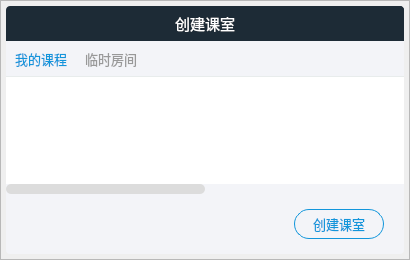
<?xml version="1.0" encoding="UTF-8"?>
<ui version="4.0">
 <class>TeacherEnterDialog</class>
 <widget class="QDialog" name="TeacherEnterDialog">
  <property name="geometry">
   <rect>
    <x>0</x>
    <y>0</y>
    <width>410</width>
    <height>260</height>
   </rect>
  </property>
  <property name="windowTitle">
   <string>Dialog</string>
  </property>
  <property name="styleSheet">
   <string notr="true"/>
  </property>
  <widget class="QFrame" name="layout">
   <property name="geometry">
    <rect>
     <x>0</x>
     <y>0</y>
     <width>410</width>
     <height>260</height>
    </rect>
   </property>
   <property name="styleSheet">
    <string notr="true">QFrame#layout {
	border-image: url(:/shadow/Resources/material/shadow/400x250_shadow.png);
	background: none;
}</string>
   </property>
   <property name="frameShape">
    <enum>QFrame::StyledPanel</enum>
   </property>
   <property name="frameShadow">
    <enum>QFrame::Raised</enum>
   </property>
   <layout class="QVBoxLayout" name="verticalLayout">
    <property name="spacing">
     <number>0</number>
    </property>
    <property name="leftMargin">
     <number>5</number>
    </property>
    <property name="topMargin">
     <number>5</number>
    </property>
    <property name="rightMargin">
     <number>5</number>
    </property>
    <property name="bottomMargin">
     <number>5</number>
    </property>
    <item>
     <widget class="QFrame" name="title_bar">
      <property name="minimumSize">
       <size>
        <width>0</width>
        <height>35</height>
       </size>
      </property>
      <property name="maximumSize">
       <size>
        <width>16777215</width>
        <height>35</height>
       </size>
      </property>
      <property name="styleSheet">
       <string notr="true">QFrame {
	border-top-left-radius: 4px;
	border-top-right-radius: 4px;
	background-color: #1D2B36;
}</string>
      </property>
      <property name="frameShape">
       <enum>QFrame::StyledPanel</enum>
      </property>
      <property name="frameShadow">
       <enum>QFrame::Raised</enum>
      </property>
      <layout class="QGridLayout" name="gridLayout_2">
       <property name="leftMargin">
        <number>0</number>
       </property>
       <property name="topMargin">
        <number>0</number>
       </property>
       <property name="rightMargin">
        <number>0</number>
       </property>
       <property name="bottomMargin">
        <number>0</number>
       </property>
       <property name="spacing">
        <number>0</number>
       </property>
       <item row="0" column="2">
        <widget class="QPushButton" name="close_btn">
         <property name="minimumSize">
          <size>
           <width>35</width>
           <height>35</height>
          </size>
         </property>
         <property name="maximumSize">
          <size>
           <width>35</width>
           <height>35</height>
          </size>
         </property>
         <property name="cursor">
          <cursorShape>PointingHandCursor</cursorShape>
         </property>
         <property name="toolTip">
          <string>关闭</string>
         </property>
         <property name="whatsThis">
          <string/>
         </property>
         <property name="styleSheet">
          <string notr="true">QPushButton {
	border: none;
	border-top-right-radius: 4px;
	background-color: #1D2B36;
}

QPushButton:hover {
	background-color: rgb(244, 84, 84);
}</string>
         </property>
         <property name="text">
          <string/>
         </property>
         <property name="icon">
          <iconset resource="../../Status.qrc">
           <normaloff>:/button/Resources/material/button/close.png</normaloff>:/button/Resources/material/button/close.png</iconset>
         </property>
         <property name="iconSize">
          <size>
           <width>12</width>
           <height>12</height>
          </size>
         </property>
        </widget>
       </item>
       <item row="0" column="1">
        <widget class="QLabel" name="title_text">
         <property name="font">
          <font>
           <family>微软雅黑</family>
           <pointsize>11</pointsize>
          </font>
         </property>
         <property name="styleSheet">
          <string notr="true">QLabel {
	background: none;
	color: #ffffff;
}</string>
         </property>
         <property name="text">
          <string>创建课室</string>
         </property>
         <property name="alignment">
          <set>Qt::AlignCenter</set>
         </property>
        </widget>
       </item>
       <item row="0" column="0">
        <spacer name="horizontalSpacer_4">
         <property name="orientation">
          <enum>Qt::Horizontal</enum>
         </property>
         <property name="sizeType">
          <enum>QSizePolicy::Fixed</enum>
         </property>
         <property name="sizeHint" stdset="0">
          <size>
           <width>35</width>
           <height>20</height>
          </size>
         </property>
        </spacer>
       </item>
      </layout>
     </widget>
    </item>
    <item>
     <widget class="QFrame" name="main_area">
      <property name="styleSheet">
       <string notr="true">QFrame {
	border-bottom-left-radius: 4px;
	border-bottom-right-radius: 4px;
	background-color: #F3F4F8;
}

</string>
      </property>
      <property name="frameShape">
       <enum>QFrame::StyledPanel</enum>
      </property>
      <property name="frameShadow">
       <enum>QFrame::Raised</enum>
      </property>
      <layout class="QGridLayout" name="gridLayout">
       <property name="leftMargin">
        <number>0</number>
       </property>
       <property name="topMargin">
        <number>0</number>
       </property>
       <property name="rightMargin">
        <number>0</number>
       </property>
       <property name="bottomMargin">
        <number>0</number>
       </property>
       <property name="spacing">
        <number>0</number>
       </property>
       <item row="1" column="0" colspan="4">
        <spacer name="verticalSpacer_2">
         <property name="orientation">
          <enum>Qt::Vertical</enum>
         </property>
         <property name="sizeType">
          <enum>QSizePolicy::Fixed</enum>
         </property>
         <property name="sizeHint" stdset="0">
          <size>
           <width>20</width>
           <height>15</height>
          </size>
         </property>
        </spacer>
       </item>
       <item row="2" column="3">
        <spacer name="horizontalSpacer_3">
         <property name="orientation">
          <enum>Qt::Horizontal</enum>
         </property>
         <property name="sizeType">
          <enum>QSizePolicy::Fixed</enum>
         </property>
         <property name="sizeHint" stdset="0">
          <size>
           <width>20</width>
           <height>20</height>
          </size>
         </property>
        </spacer>
       </item>
       <item row="3" column="0" colspan="4">
        <spacer name="verticalSpacer">
         <property name="orientation">
          <enum>Qt::Vertical</enum>
         </property>
         <property name="sizeType">
          <enum>QSizePolicy::Fixed</enum>
         </property>
         <property name="sizeHint" stdset="0">
          <size>
           <width>20</width>
           <height>15</height>
          </size>
         </property>
        </spacer>
       </item>
       <item row="2" column="1">
        <spacer name="horizontalSpacer">
         <property name="orientation">
          <enum>Qt::Horizontal</enum>
         </property>
         <property name="sizeHint" stdset="0">
          <size>
           <width>40</width>
           <height>20</height>
          </size>
         </property>
        </spacer>
       </item>
       <item row="2" column="2">
        <widget class="QPushButton" name="confirm_btn">
         <property name="minimumSize">
          <size>
           <width>90</width>
           <height>30</height>
          </size>
         </property>
         <property name="maximumSize">
          <size>
           <width>90</width>
           <height>30</height>
          </size>
         </property>
         <property name="font">
          <font>
           <family>微软雅黑</family>
           <pointsize>10</pointsize>
          </font>
         </property>
         <property name="cursor">
          <cursorShape>PointingHandCursor</cursorShape>
         </property>
         <property name="styleSheet">
          <string notr="true">QPushButton {
	border-radius: 15px;
	border: 1px solid #1296db;
	color: #1296db;
	background: none;
}

QPushButton:hover {
	background-color: #E6E6E6;
}</string>
         </property>
         <property name="text">
          <string>创建课室</string>
         </property>
        </widget>
       </item>
       <item row="0" column="0" colspan="4">
        <widget class="QTabWidget" name="tabWidget">
         <property name="maximumSize">
          <size>
           <width>16777215</width>
           <height>16777215</height>
          </size>
         </property>
         <property name="font">
          <font>
           <family>微软雅黑</family>
           <pointsize>10</pointsize>
          </font>
         </property>
         <property name="styleSheet">
          <string notr="true">QTabBar::tab {
	padding-top: 0px;
	color: #999999;
	border: none;
	height: 35px;
	width: 70px;
}

QTabBar::tab:hover {
	background-color: #E6E6E6;
}

QTabBar::tab:selected {
	color: #1296db;
}

QTabWidget#tabWidget::pane {
	border-top: 1px solid #E8ECEC;
}

QTabWidget#tabWidget::tab-bar {
	alignment:left;
}</string>
         </property>
         <property name="currentIndex">
          <number>0</number>
         </property>
         <widget class="QWidget" name="mine_courses_tab">
          <property name="styleSheet">
           <string notr="true">/*整体*/
QScrollBar:vertical {
    border: none;
    background-color: #F3F4F8;
    width: 10px;
}

QScrollBar:vertical:hover {
    border: none;
    background-color: rgb(220, 220, 220);
    width: 10px;
}

QScrollBar:horizontal {
    border: none;
    background-color: #F3F4F8;
    height: 10px;
}

QScrollBar:horizontal:hover {
    border: none;
    background-color: rgb(220, 220, 220);
    height: 10px;
}

/*--------------------垂直---------------------*/

/*滚动条*/
QScrollBar::handle:vertical {
	border-radius: 5px;
    background: rgb(220, 220, 220);
    min-height: 20px;
}

/*滚动条：悬浮*/
QScrollBar::handle:vertical:hover {
	border-radius: 5px;
    background: rgb(200, 200, 200);
    min-height: 20px;
}

/*下箭头*/
QScrollBar::add-line:vertical {
    height: 0;
    subcontrol-position: bottom;
    subcontrol-origin: margin;
}

/*上箭头*/
QScrollBar::sub-line:vertical {
    height: 0px;
    subcontrol-position: top;
    subcontrol-origin: margin;
}

/*--------------------水平---------------------*/

/*滚动条*/
QScrollBar::handle:horizontal {
	border-radius: 5px;
    background: rgb(220, 220, 220);
    min-width: 20px;
}

/*滚动条：悬浮*/
QScrollBar::handle:horizontal:hover {
	border-radius: 5px;
    background: rgb(200, 200, 200);
    min-width: 20px;
}

/*下箭头*/
QScrollBar::add-line:horizontal {
    width: 0px;
    subcontrol-position: bottom;
    subcontrol-origin: margin;
}

/*上箭头*/
QScrollBar::sub-line:horizontal {
    width: 0px;
    subcontrol-position: top;
    subcontrol-origin: margin;
}</string>
          </property>
          <attribute name="title">
           <string>我的课程</string>
          </attribute>
          <layout class="QGridLayout" name="gridLayout_3">
           <property name="leftMargin">
            <number>0</number>
           </property>
           <property name="topMargin">
            <number>0</number>
           </property>
           <property name="rightMargin">
            <number>0</number>
           </property>
           <property name="bottomMargin">
            <number>0</number>
           </property>
           <property name="spacing">
            <number>0</number>
           </property>
           <item row="0" column="0">
            <widget class="QTableWidget" name="courses_table">
             <property name="font">
              <font>
               <pointsize>10</pointsize>
              </font>
             </property>
             <property name="styleSheet">
              <string notr="true">QTableWidget {
	border: none;
	color: #666666;
	background-color: rgb(255, 255, 255);
	alternate-background-color: rgb(235, 235, 235);
}</string>
             </property>
             <property name="verticalScrollBarPolicy">
              <enum>Qt::ScrollBarAsNeeded</enum>
             </property>
             <property name="editTriggers">
              <set>QAbstractItemView::NoEditTriggers</set>
             </property>
             <property name="alternatingRowColors">
              <bool>true</bool>
             </property>
             <property name="selectionMode">
              <enum>QAbstractItemView::SingleSelection</enum>
             </property>
             <property name="selectionBehavior">
              <enum>QAbstractItemView::SelectRows</enum>
             </property>
             <property name="showGrid">
              <bool>false</bool>
             </property>
             <attribute name="horizontalHeaderVisible">
              <bool>false</bool>
             </attribute>
             <attribute name="horizontalHeaderDefaultSectionSize">
              <number>200</number>
             </attribute>
             <attribute name="verticalHeaderVisible">
              <bool>false</bool>
             </attribute>
             <column>
              <property name="text">
               <string>课程id</string>
              </property>
              <property name="font">
               <font>
                <family>微软雅黑</family>
                <pointsize>10</pointsize>
               </font>
              </property>
             </column>
             <column>
              <property name="text">
               <string>课程名</string>
              </property>
              <property name="font">
               <font>
                <family>微软雅黑</family>
                <pointsize>10</pointsize>
               </font>
              </property>
             </column>
            </widget>
           </item>
          </layout>
         </widget>
         <widget class="QWidget" name="tab">
          <attribute name="title">
           <string>临时房间</string>
          </attribute>
         </widget>
        </widget>
       </item>
      </layout>
     </widget>
    </item>
   </layout>
  </widget>
 </widget>
 <resources>
  <include location="../../Status.qrc"/>
 </resources>
 <connections>
  <connection>
   <sender>close_btn</sender>
   <signal>clicked()</signal>
   <receiver>TeacherEnterDialog</receiver>
   <slot>close()</slot>
   <hints>
    <hint type="sourcelabel">
     <x>388</x>
     <y>14</y>
    </hint>
    <hint type="destinationlabel">
     <x>413</x>
     <y>19</y>
    </hint>
   </hints>
  </connection>
 </connections>
</ui>
